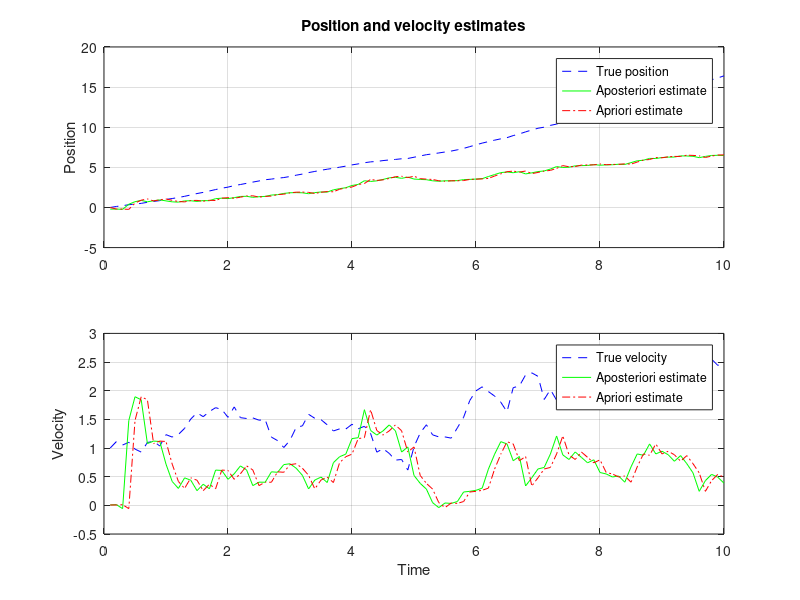
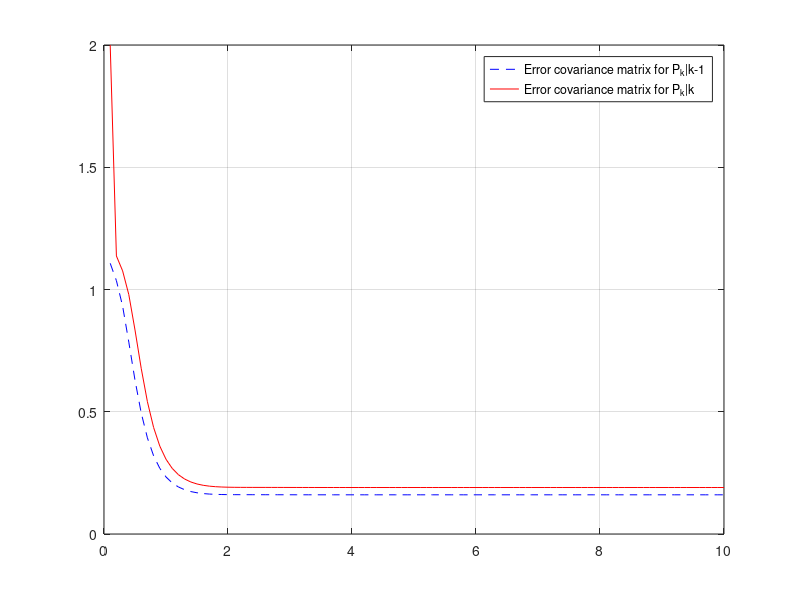
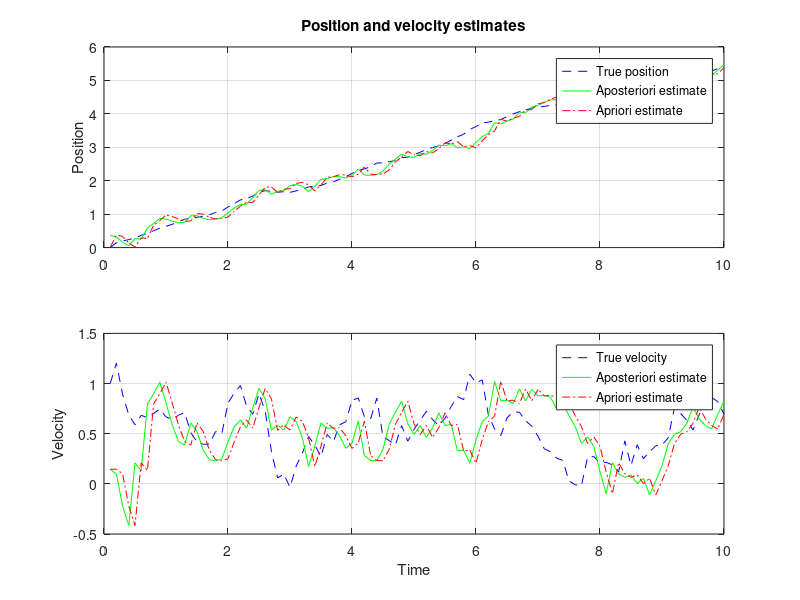
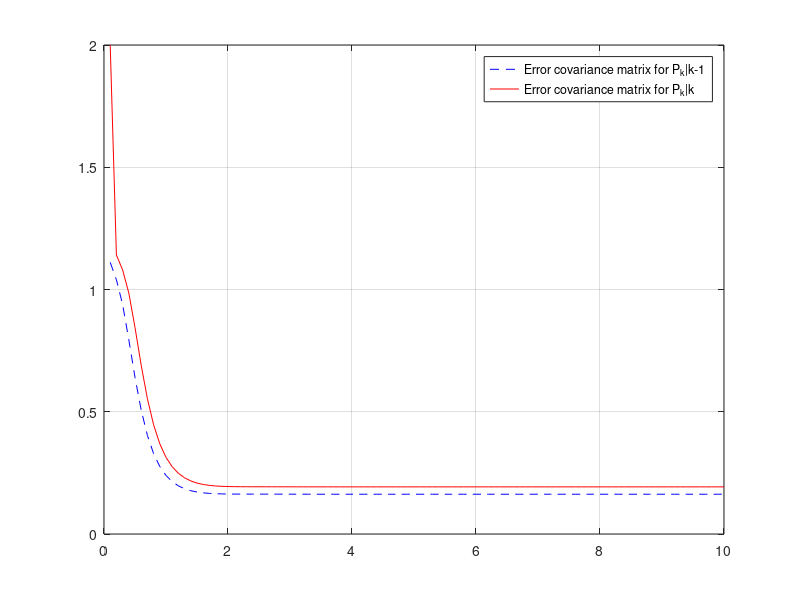

Recreate these plots in MATLAB, in order.
clear all

T = 0.1;
q = 0.2;
time = 10;
amount = time/T;
sigma1 = 0.2;
sigma2 = 0.3;
C1 = [1 0];
C2 = [1 0];
Cm1 = [C1; C2];
Cm2 = C1+C2;

Q = [T^3/3 T^2/2; T^2/2 T]*q;
A = [1 T; 0 1];
B = [0 0]';
R1 = Q;
R2_1 = [sigma1 0; 0 sigma2];
R2_2 = sigma1 + sigma2;
%--------------------------------------------------------------------------
%Q1

x=zeros([2 amount]);
x(:,1)=[0  1]';  % Initial state vector 

%simulation of system
for i = 1:amount
   x(:,i+1)=A*x(:,i)+sqrt(R1)*randn(2,1);
   y(:,i)= Cm1*x(:,i)+sqrt(R2_1)*randn(2,1);
  
end;


meanx = [0;0];
xk_k=zeros([2, amount]);
xk_k1=zeros([2 amount+1]);
xk_k1(:,1) = (mvnrnd(meanx, Q))'; 
Pkk1=zeros([2 2 amount]);
Pkk=zeros([2 2 amount]);
Pkk1(:,:,1)=eye(2);


% The Kalman Filter
for i = 1:amount
K=Pkk1(:,:,i)*Cm1'*inv(Cm1*Pkk1(:,:,i)*Cm1' + R2_1); %Kalman gain
Pkk(:,:,i)=Pkk1(:,:,i)-Pkk1(:,:,i)*Cm1'*inv(Cm1*Pkk1(:,:,i)*Cm1'+R2_1)*Cm1*Pkk1(:,:,i); %Covariance of aposteriori estimate
xk_k(:,i)=xk_k1(:,i)+K*(y(i)-Cm1*xk_k1(:,i)); %aposteriori estimate
xk_k1(:,i+1)=A*xk_k(:,i); %apriori estimate
Pkk1(:,:,i+1)=A*Pkk(:,:,i)*A'+R1; %covariance of apriori estimate
tracerk(i) = trace(Pkk(:,:,i));
tracerk_1(i) = trace(Pkk1(:,:,i));
end



t = T*[1:amount];
figure(1);
subplot(211), 
plot(t,x(1,1:amount),'b--',t,xk_k(1,1:amount),'g-',t,xk_k1(1,1:amount),'r-.')
grid
legend('True position','Aposteriori estimate','Apriori estimate')
ylabel('Position')
title('Position and velocity estimates')
subplot(212), 
plot(t,x(2,1:amount),'b--',t,xk_k(2,1:amount),'g-',t,xk_k1(2,1:amount),'r-.')
grid
ylabel('Velocity')
legend('True velocity','Aposteriori estimate','Apriori estimate')
xlabel('Time')

figure(2);
plot(t,tracerk,'b--',t,tracerk_1,'r-')
grid on
legend('Error covariance matrix for P_k|k-1','Error covariance matrix for P_k|k' )
disp(['Limiting value if the covariance matrix for P_k|k-1 :' , num2str(tracerk(amount))]);
disp(['Limiting value if the covariance matrix for P_k|k :' , num2str(tracerk_1(amount))]);
%--------------------------------------------------------------------------
%Q2

x_2=zeros([2 amount]);
x_2(:,1)=[0  1]';  % Initial state vector 
%simulation of system

for i = 1:amount
   x_2(:,i+1)=A*x_2(:,i)+sqrt(R1)*randn(2,1);
   y_2(i)= Cm2*x_2(:,i)+sqrt(R2_2)*randn;  
end;


xk_k_2=zeros([2, amount]);
xk_k1_2=zeros([2 amount+1]);
xk_k1_2(:,1) = (mvnrnd(meanx, Q))'; 
Pkk1_2=zeros([2 2 amount]);
Pkk_2=zeros([2 2 amount]);
Pkk1_2(:,:,1)=eye(2);

% The Kalman Filter
for i = 1:amount
K_2=Pkk1_2(:,:,i)*Cm2'*inv(Cm2*Pkk1_2(:,:,i)*Cm2' + R2_2); %Kalman gain
Pkk_2(:,:,i)=Pkk1_2(:,:,i)-Pkk1_2(:,:,i)*Cm2'*inv(Cm2*Pkk1_2(:,:,i)*Cm2'+R2_2)*Cm2*Pkk1_2(:,:,i); %Covariance of aposteriori estimate
xk_k_2(:,i)=xk_k1_2(:,i)+K_2*(y_2(i)-Cm2*xk_k1_2(:,i)); %aposteriori estimate
xk_k1_2(:,i+1)=A*xk_k_2(:,i); %apriori estimate
Pkk1_2(:,:,i+1)=A*Pkk_2(:,:,i)*A'+R1; %covariance of apriori estimate
tracerk_2(i) = trace(Pkk_2(:,:,i));
tracerk_1_2(i) = trace(Pkk1_2(:,:,i));
end

t = T*[1:amount];
figure(3);
subplot(211), 
plot(t,x_2(1,1:amount),'b--',t,xk_k_2(1,1:amount),'g-',t,xk_k1_2(1,1:amount),'r-.')
grid
legend('True position','Aposteriori estimate','Apriori estimate')
ylabel('Position')
title('Position and velocity estimates')
subplot(212), 
plot(t,x_2(2,1:amount),'b--',t,xk_k_2(2,1:amount),'g-',t,xk_k1_2(2,1:amount),'r-.')
grid
ylabel('Velocity')
legend('True velocity','Aposteriori estimate','Apriori estimate')
xlabel('Time')

figure(4);
plot(t,tracerk_2,'b--',t,tracerk_1_2,'r-')
grid on
legend('Error covariance matrix for P_k|k-1','Error covariance matrix for P_k|k' )
disp(['Limiting value if the covariance matrix for P_k|k-1 :' , num2str(tracerk_2(amount))]);
disp(['Limiting value if the covariance matrix for P_k|k :' , num2str(tracerk_1_2(amount))]);
%--------------------------------------------------------------------------
%Q3
sigmaN = 0.25;
figure(5)
plot(t,tracerk,'b--', t,tracerk_2,'r-' )
legend('Trace method 1' , 'Trace method 2')
xlabel('Time')

x_3=zeros([2 amount]);
x_3(:,1)=[0  1]';  % Initial state vector 

x_4=zeros([2 amount]);
x_4(:,1)=[0  1]';  % Initial state vector 
%simulation of system
% n = (mvnrnd([0,0], [0.25,0;0,0.25]))';
% n_2 = mvnrnd(0, 0.25);
n = eye(2)*sigmaN;
R2_1 = R2_1+n;
R2_2 = sigma1 + sigma2 + sigmaN;

for i = 1:amount
   x_3(:,i+1)=A*x_3(:,i)+sqrt(R1)*randn(2,1);
   x_4(:,i+1)=A*x_4(:,i)+sqrt(R1)*randn(2,1);
   y_3(:,i)= Cm1*x_3(:,i)+sqrt(R2_1)*randn(2,1);
   y_4(i)= Cm2*x_4(:,i)+sqrt(R2_2)*randn;  
end;


meanx = [0;0];
xk_k_3=zeros([2, amount]);
xk_k1_3=zeros([2 amount+1]);
xk_k1_3(:,1) = (mvnrnd(meanx, Q))'; 
Pkk1_3=zeros([2 2 amount]);
Pkk_3=zeros([2 2 amount]);
Pkk1_3(:,:,1)=eye(2);


% The Kalman Filter
for i = 1:amount
K_3=Pkk1_3(:,:,i)*Cm1'*inv(Cm1*Pkk1_3(:,:,i)*Cm1' + R2_1); %Kalman gain
Pkk_3(:,:,i)=Pkk1_3(:,:,i)-Pkk1_3(:,:,i)*Cm1'*inv(Cm1*Pkk1_3(:,:,i)*Cm1'+R2_1)*Cm1*Pkk1_3(:,:,i); %Covariance of aposteriori estimate
xk_k_3(:,i)=xk_k1_3(:,i)+K_3*(y_3(i)-Cm1*xk_k1_3(:,i)); %aposteriori estimate
xk_k1_3(:,i+1)=A*xk_k_3(:,i); %apriori estimate
Pkk1_3(:,:,i+1)=A*Pkk_3(:,:,i)*A'+R1; %covariance of apriori estimate
tracerk_3(i) = trace(Pkk_3(:,:,i));
tracerk_1_3(i) = trace(Pkk1_3(:,:,i));
end


figure(6);
subplot(211), 
plot(t,x_3(1,1:amount),'b--',t,xk_k_3(1,1:amount),'g-',t,xk_k1_3(1,1:amount),'r-.')
grid
legend('True position','Aposteriori estimate','Apriori estimate')
ylabel('Position')
title('Position and velocity estimates')
subplot(212), 
plot(t,x_3(2,1:amount),'b--',t,xk_k_3(2,1:amount),'g-',t,xk_k1_3(2,1:amount),'r-.')
grid
ylabel('Velocity')
legend('True velocity','Aposteriori estimate','Apriori estimate')
xlabel('Time')

figure(7);
plot(t,tracerk_3,'b--',t,tracerk_1_3,'r-')
grid on
legend('Error covariance matrix for P_k|k-1','Error covariance matrix for P_k|k' )
disp(['Limiting value if the covariance matrix for P_k|k-1 :' , num2str(tracerk_3(amount))]);
disp(['Limiting value if the covariance matrix for P_k|k :' , num2str(tracerk_1_3(amount))]);

%----------------------------------------------------

xk_k_4=zeros([2, amount]);
xk_k1_4=zeros([2 amount+1]);
xk_k1_4(:,1) = (mvnrnd(meanx, Q))'; 
Pkk1_4=zeros([2 2 amount]);
Pkk_4=zeros([2 2 amount]);
Pkk1_4(:,:,1)=eye(2);

% The Kalman Filter
for i = 1:amount
K_4=Pkk1_4(:,:,i)*Cm2'*inv(Cm2*Pkk1_4(:,:,i)*Cm2' + R2_2); %Kalman gain
Pkk_4(:,:,i)=Pkk1_4(:,:,i)-Pkk1_4(:,:,i)*Cm2'*inv(Cm2*Pkk1_4(:,:,i)*Cm2'+R2_2)*Cm2*Pkk1_4(:,:,i); %Covariance of aposteriori estimate
xk_k_4(:,i)=xk_k1_4(:,i)+K_4*(y_4(i)-Cm2*xk_k1_4(:,i)); %aposteriori estimate
xk_k1_4(:,i+1)=A*xk_k_4(:,i); %apriori estimate
Pkk1_4(:,:,i+1)=A*Pkk_4(:,:,i)*A'+R1; %covariance of apriori estimate
tracerk_4(i) = trace(Pkk_4(:,:,i));
tracerk_1_4(i) = trace(Pkk1_4(:,:,i));
end

figure(8);
subplot(211), 
plot(t,x_4(1,1:amount),'b--',t,xk_k_4(1,1:amount),'g-',t,xk_k1_4(1,1:amount),'r-.')
grid
legend('True position','Aposteriori estimate','Apriori estimate')
ylabel('Position')
title('Position and velocity estimates')
subplot(212), 
plot(t,x_4(2,1:amount),'b--',t,xk_k_4(2,1:amount),'g-',t,xk_k1_4(2,1:amount),'r-.')
grid
ylabel('Velocity')
legend('True velocity','Aposteriori estimate','Apriori estimate')
xlabel('Time')

figure(9);
plot(t,tracerk_4,'b--',t,tracerk_1_4,'r-')
grid on
legend('Error covariance matrix for P_k|k-1','Error covariance matrix for P_k|k' )
disp(['Limiting value if the covariance matrix for P_k|k-1 :' , num2str(tracerk_4(amount))]);
disp(['Limiting value if the covariance matrix for P_k|k :' , num2str(tracerk_1_4(amount))]);

figure(10)
plot(t,tracerk_3,'b--', t,tracerk_4,'r-' )
legend('Trace method 1' , 'Trace method 2')
xlabel('Time')
